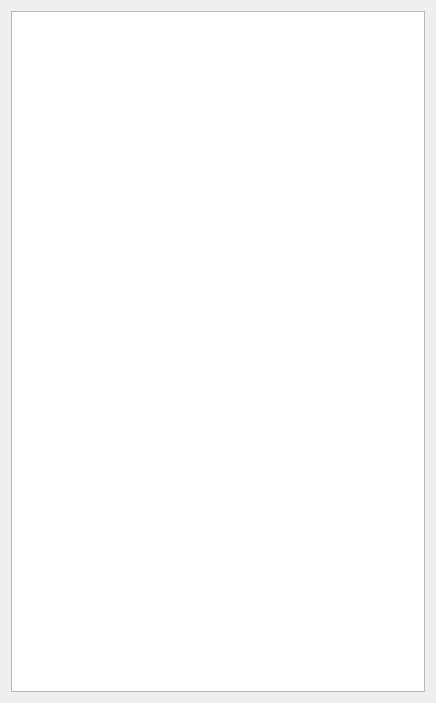
<?xml version="1.0" encoding="UTF-8"?>
<ui version="4.0">
 <class>pqPlotMatrixDisplayPanel</class>
 <widget class="QWidget" name="pqPlotMatrixDisplayPanel">
  <property name="geometry">
   <rect>
    <x>0</x>
    <y>0</y>
    <width>436</width>
    <height>703</height>
   </rect>
  </property>
  <property name="windowTitle">
   <string>Form</string>
  </property>
  <layout class="QVBoxLayout" name="verticalLayout">
   <item>
    <widget class="pqTreeView" name="Series"/>
   </item>
  </layout>
 </widget>
 <customwidgets>
  <customwidget>
   <class>pqTreeView</class>
   <extends>QTreeView</extends>
   <header>pqTreeView.h</header>
  </customwidget>
 </customwidgets>
 <resources/>
 <connections/>
</ui>
